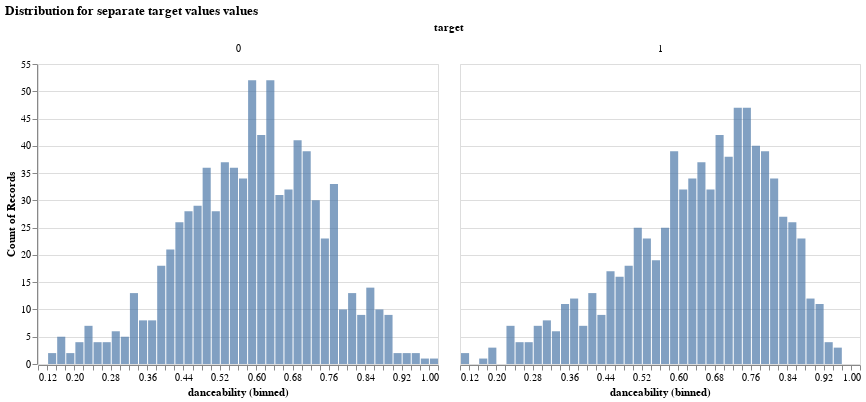

Write notebook code for a chart like this one.
### Markdown cell above
Instead, let's make a separate plot a look at the `danceability` distribution for songs that are disliked vs liked (a `target` value of `1` vs `0`).

### Code cell
histogram_facet = alt.Chart(train_df).mark_bar(opacity=0.7).encode(
    alt.X('danceability', bin=alt.Bin(maxbins=50)),
    alt.Y('count()', stack=None)).facet('target').properties(
    title= 'Distribution for separate target values values')
histogram_facet

### Figure 1 — Vega-Lite specification as saved in the notebook (floating-point values rounded to 4 significant figures; data arrays with more than 128 entries replaced by an {"elided": "..."} marker saying what was removed)
{"config": {"view": {"continuousWidth": 400, "continuousHeight": 300}}, "data": {"name": "data-cc501e844119aff6ce0e6e6614a872b6"}, "facet": {"type": "quantitative", "field": "target"}, "spec": {"mark": {"type": "bar", "opacity": 0.7}, "encoding": {"x": {"type": "quantitative", "bin": {"maxbins": 50}, "field": "danceability"}, "y": {"type": "quantitative", "aggregate": "count", "stack": null}}}, "title": "Distribution for separate target values values", "$schema": "https://vega.github.io/schema/vega-lite/v4.8.1.json", "datasets": {"data-cc501e844119aff6ce0e6e6614a872b6": {"elided": "1613 records"}}}
